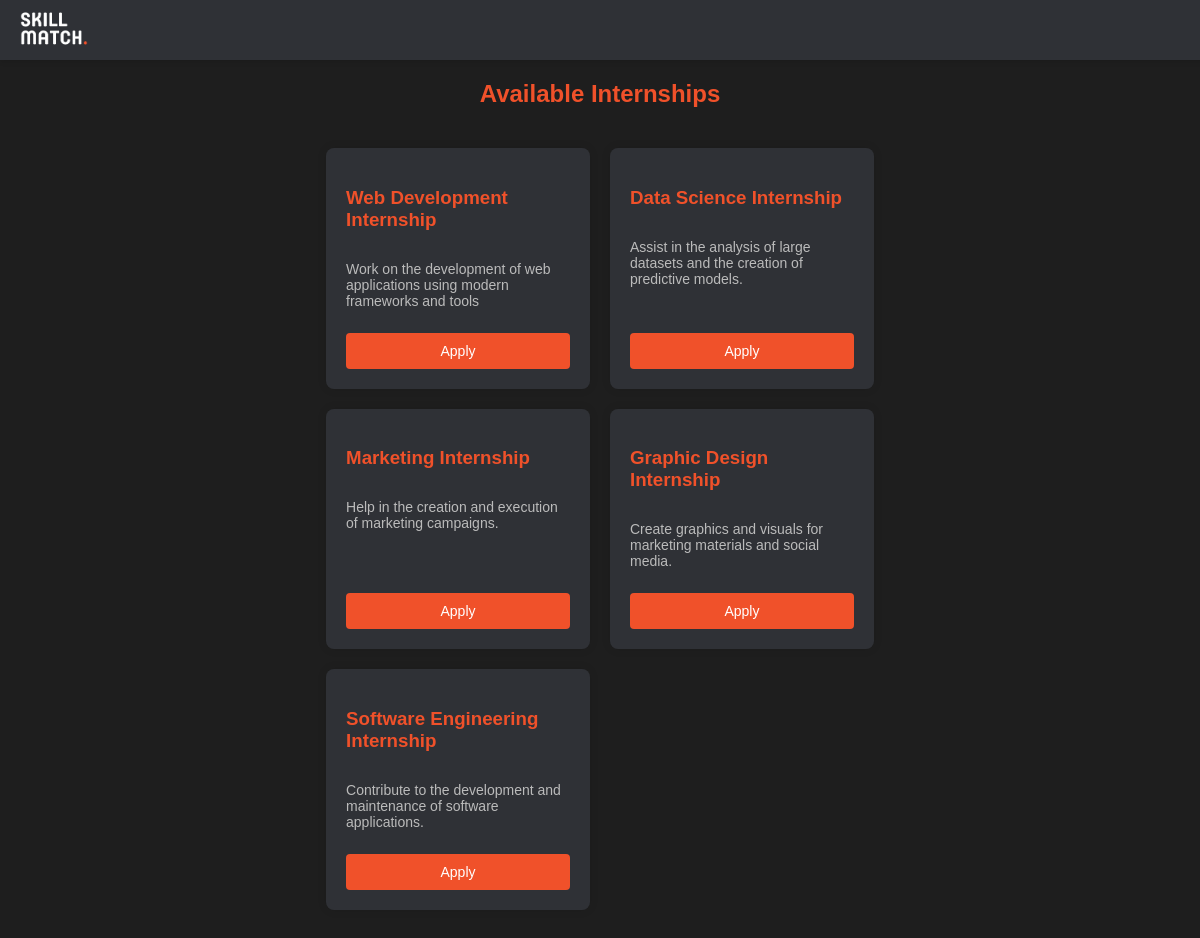
/dashboard (signed in), run on the app's committed database.
### tables this page shows
CREATE TABLE internships (
                id INTEGER PRIMARY KEY AUTOINCREMENT,
                title TEXT NOT NULL,
                description TEXT NOT NULL,
                teacher_id INTEGER NOT NULL,
                FOREIGN KEY (teacher_id) REFERENCES users (id)
            );

### app.py (the view)
@app.route('/dashboard')
def dashboard():
    if 'user_id' not in session:
        return redirect('/login')
    db = get_db()
    cur = db.execute('SELECT * FROM internships')
    internships = cur.fetchall()
    user_type = session.get('user_type')
    return render_template('dashboard.html', internships=internships, user_type=user_type)

### app.py (called while the page is built)
def get_db():
    db = getattr(g, '_database', None)
    if db is None:
        db = g._database = sqlite3.connect(DATABASE)
    return db

@app.teardown_appcontext
def close_connection(exception):
    db = getattr(g, '_database', None)
    if db is not None:
        db.close()

### templates/dashboard.html (shortened to what this page needs)
<!DOCTYPE html>
<html lang="en">
<head>
    <link rel="stylesheet" href="{{ url_for('static', filename='style.css') }}">
</head>
<body>
    <nav class="navbar">
        <img src="{{ url_for('static', filename='logo.png') }}" alt="SkillMatch Logo">
    </nav>
    <div class="container">
        {% if session.get('user_type') == 'student' %}
        <h2 class="internship-title">Available Internships</h2>
        <div class="internships-scroll-container">
            <div class="internships-grid">
                {% for internship in internships %}
                <div class="internship-card">
                    <h3>{{ internship[1] }}</h3>
                    <p>{{ internship[2] }}</p>
                    <form method="GET" action="/apply/{{ internship[0] }}">
                        <button type="submit">Apply</button>
                    </form>
                </div>
                {% endfor %}
            </div>
        </div>
        {% endif %}
    </div>
</body>
</html>

### static/style.css (style rules this page uses)
body { font-family: 'Arial', sans-serif; background-color: #1e1e1e; color: #ffffff; margin: 0; padding: 0; height: 100vh; overflow: hidden; }
.navbar { width: 100%; padding: 10px 20px; background-color: #23272a; display: flex; justify-content: flex-start; align-items: center; position: absolute; top: 0; left: 0; }
.navbar img { height: 40px; margin-right: 20px; }
.container { display: flex; justify-content: center; align-items: center; height: 100%; position: relative; }
h2 { color: #F0512A; margin-bottom: 20px; }
form { display: flex; flex-direction: column; align-items: center; }
button { background-color: #F0512A; color: white; padding: 10px 20px; border: none; border-radius: 4px; cursor: pointer; width: 100%; font-size: 16px; transition: background-color 0.3s; }
p { margin-top: 20px; font-size: 14px; color: #bbb; }
.internships-grid { display: grid; grid-template-columns: repeat(auto-fill, minmax(300px, 1fr)); gap: 20px; width: 100%; box-sizing: border-box; }
.internship-card { background: #2f3136; padding: 20px; border-radius: 8px; box-shadow: 0 0 10px rgba(0, 0, 0, 0.1); display: flex; flex-direction: column; justify-content: space-between; }
.internship-card h3 { color: #F0512A; margin-bottom: 10px; }
.internship-card p { flex-grow: 1; }
.internship-card button { background-color: #F0512A; border: none; padding: 10px; border-radius: 4px; color: #FFF; cursor: pointer; font-size: 14px; margin-top: 10px; }

### templates/dashboard.html (style rules this page uses)
body { margin: 0; padding: 0; box-sizing: border-box; }
.navbar { position: fixed; width: 100%; top: 0; background-color: #2f3136; padding: 10px 20px; box-shadow: 0 2px 5px rgba(0, 0, 0, 0.1); z-index: 1000; }
.container { padding-top: 60px; height: 100vh; display: flex; flex-direction: column; }
.internship-title { text-align: center; margin: 20px 0; font-size: 24px; }
.internships-scroll-container { overflow-y: auto; padding: 20px; flex-grow: 1; padding-bottom: 40px; }
.internships-grid { display: grid; grid-template-columns: repeat(auto-fill, minmax(200px, 1fr)); gap: 20px; }
.internship-card { background: #2f3136; padding: 20px; border-radius: 8px; box-shadow: 0 0 10px rgba(0, 0, 0, 0.1); display: flex; flex-direction: column; justify-content: space-between; }
.internship-card h3 { color: #F0512A; margin-bottom: 10px; }
.internship-card p { flex-grow: 1; }
.internship-card button { background-color: #F0512A; border: none; padding: 10px; border-radius: 4px; color: #FFF; cursor: pointer; font-size: 14px; margin-top: 10px; }

### data on the page
internships: title "Web Development Internship", description "Work on the development of web applications using modern frameworks and tools"
internships: title "Data Science Internship", description "Assist in the analysis of large datasets and the creation of predictive models."
internships: title "Marketing Internship", description "Help in the creation and execution of marketing campaigns."
internships: title "Graphic Design Internship", description "Create graphics and visuals for marketing materials and social media."
internships: title "Software Engineering Internship", description "Contribute to the development and maintenance of software applications."
